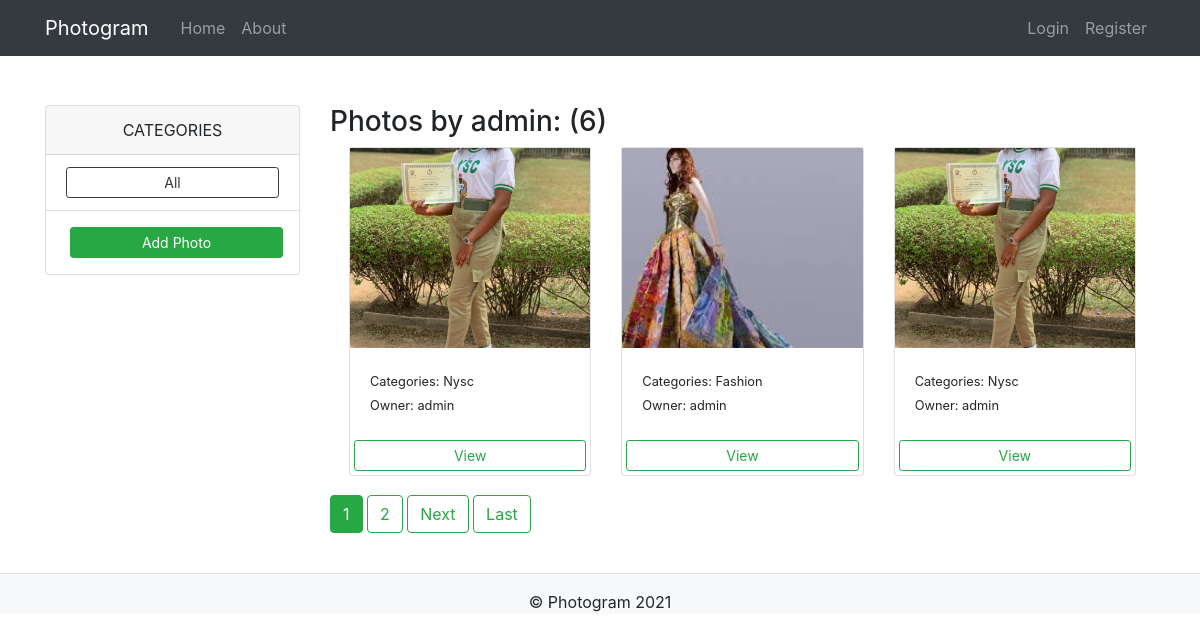
Page /user/admin on the earlier database version.
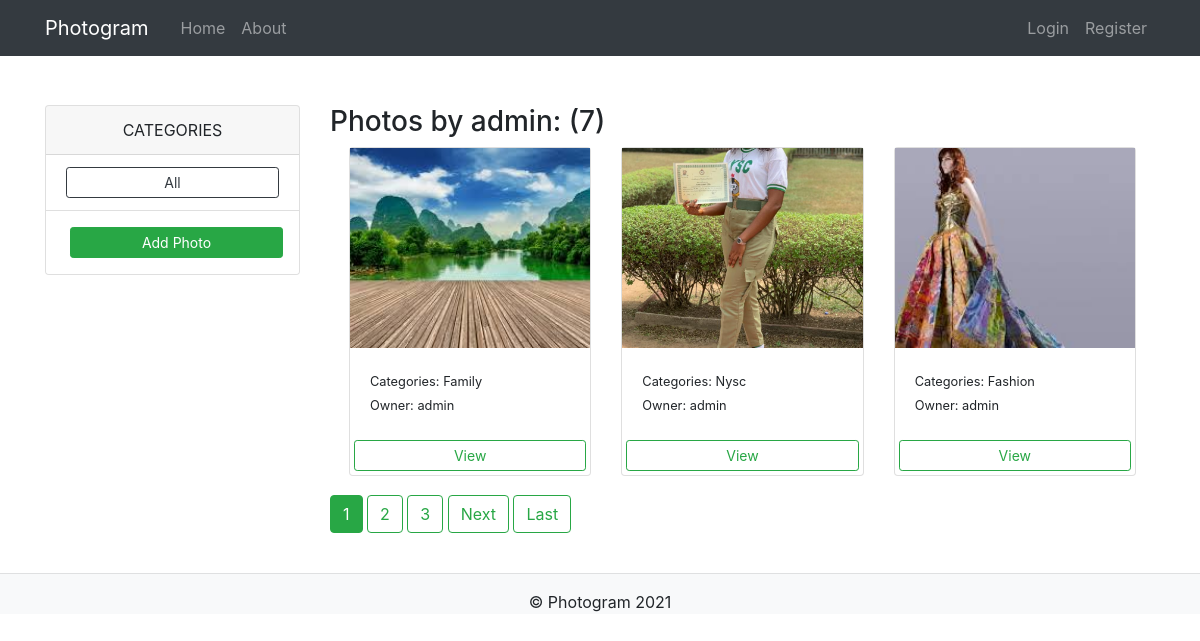
Same page on the later database version.
### photos/models.py (models this page shows, shortened)
class Photo(models.Model):
	category = models.ForeignKey(Category, on_delete=models.SET_NULL, null=True)
	image = models.ImageField(null=False, blank=False)
	owner = models.ForeignKey(User, on_delete=models.CASCADE)
	description = models.TextField(max_length=500, null=False, blank=False)
	created = models.DateTimeField(auto_now_add=True)
	updated = models.DateTimeField(auto_now=True)
	price = models.CharField(max_length=200, blank=True, default=100)
	transaction_id = models.CharField(max_length=100, null=True)
	tags = TaggableManager()
	users_like = models.ManyToManyField(settings.AUTH_USER_MODEL,
		related_name='images_liked',blank=True)

class Category(models.Model):
	name = models.CharField(max_length=100, null=False, blank=False)

### photos/views.py (the view)
# urls.py: path('user/<str:username>', UserPhotoListView.as_view(), name='user_pics'),
class UserPhotoListView(ListView):
	model = Photo
	template_name = 'photos/user_photos.html'
	context_object_name = 'my_pics'
	ordering = ['-created']
	paginate_by = 3
	def get_queryset(self):
		user = get_object_or_404(User, username=self.kwargs.get('username'))
		return Photo.objects.filter(owner=user).order_by('-created')

### photos/templates/photos/user_photos.html (shortened to what this page needs)
{% extends 'photos/base.html' %}
{% block content %}
<div class="container mt-5">
		<div class="row">
			<div class="col-md-3">
				<div class="card">
					<div class="card-header" style="text-align: center;">
						CATEGORIES
					</div>
					<ul class="list-group list-group-flush">
 						<li class="list-group-item">
							<a href="{% url 'gallery' %}" class="btn btn-outline-dark btn-sm btn-block">
								All
							</a>
						</li>
 						<li class="list-group-item">
							<a href="{% url 'add' %}" class="btn btn-success btn-block btn-sm m-1">
								Add Photo
							</a>
						</li>
					</ul>
				</div>
			</div>
			<div class="col-md-9">
				<h3>Photos by {{ view.kwargs.username }}: ({{ page_obj.paginator.count }})</h3>
				<div class="row m-1">
					{% for photo in my_pics %}
					<div class="col-md-4">
						<div class="card">
						  <img class="image-thumbnail" src="{{ photo.image.url }}" alt="Card image cap">
						  <div class="card-body">
						    <small>Categories: {{ photo.category.name }}</small><br>
						   	<small>Owner: {{ photo.owner }}</small>
						  </div>
						  <a href="{% url 'photo_detail' photo.id %}" class="btn btn-outline-success btn-sm m-1">View</a>
						</div>
					</div>
					{% empty %}
						<h3>No Photos to show</h3>
					{% endfor %}
				</div>
				{% if is_paginated %}
						{% for num in page_obj.paginator.page_range %}
							{% if page_obj.number == num %}
								<a class = "btn btn-success mb-4"href="?page={{ num }}">{{ num }}</a>
							{% elif num > page_obj.number|add:'-3' and num < page_obj.number|add:'3' %}
								<a class = "btn btn-outline-success mb-4"href="?page={{ num }}">{{ num }}</a>
							{% endif %}
						{% endfor %}
						{% if page_obj.has_next %}
							<a class = "btn btn-outline-success mb-4"href="?page={{ page_obj.next_page_number }}">Next</a>
							<a class = "btn btn-outline-success mb-4"href="?page={{ page_obj.paginator.num_pages }}">Last</a>
						{% endif %}
				{% endif %}
			</div>
		</div>
</div>
{% endblock content %}

### photos/templates/photos/base.html (shortened to what this page needs)
<!DOCTYPE html>
<html>
<head>
	<link rel="stylesheet" type="text/css" href="">
	<link rel="stylesheet" href="https://maxcdn.bootstrapcdn.com/bootstrap/4.0.0/css/bootstrap.min.css">
</head>
{% include 'nav.html' %}
<body style="min-height:100px;">
<div class="row">
	<div class="col-md-3"></div>
	<div class="col-md-6">
	</div>
	<div class="col-md-3"></div>
</div>
{% block content %}
{% endblock content %}
<footer style="width:; margin-top:10px; bottom:0;" class="relative-bottom navbar-dark bg-light">
	<hr>
	<div style="text-align: center;">&copy; Photogram 2021</div>
</footer>
</body>
</html>

### photos/templates/nav.html (shortened to what this page needs)
<nav class="navbar navbar-expand-md navbar-dark bg-dark">
    <div class="container">
      <a class="navbar-brand mr-4" href="{% url 'gallery' %}">Photogram</a>
      <div class="collapse navbar-collapse" id="navbar-Toggle">
        <div class="navbar-nav mr-auto">
          <a class="nav-item nav-link" href="{% url 'gallery' %}">Home</a>
          <a class="nav-item nav-link" href="{% url 'about' %}">About</a>
        </div>
        <div class="navbar-nav">
          {% if user.is_authenticated %}
            <a class="nav-item nav-link" href="{% url 'user_pics' user.username %}">Hello {{ user.username }}</a>
            <img style="height: 30px; width: 30px; border-radius: 100%" src="{{ user.profile.photo.url }}" alt="user profile pic">
            <a class="nav-item nav-link" href="{% url 'dashboard' %}">Dashboard</a>
            <a class="nav-item nav-link" href="{% url 'logout' %}">Logout</a>
          {% else %}
            <a class="nav-item nav-link" href="{% url 'login' %}">Login</a>
            <a class="nav-item nav-link" href="{% url 'register' %}">Register</a>
          {% endif %}
        </div>
      </div>
    </div>
  </nav>

### photos/templates/photos/base.html (style rules this page uses)
.image-thumbnail { height:200px; background-size: contain; background-repeat: no-repeat; object-fit: cover; }
.card { margin-bottom: 15px; }
a { text-decoration: none; }

Differences in the rows shown:
no longer on this page (row edited): Photo: image (picture), category.name "Nysc", owner "admin"
added Photo: image (picture), category.name "Family", owner "admin"
Other differences:
{{ page_obj.paginator.count }}: "6" → "7"
new list line: "3"
